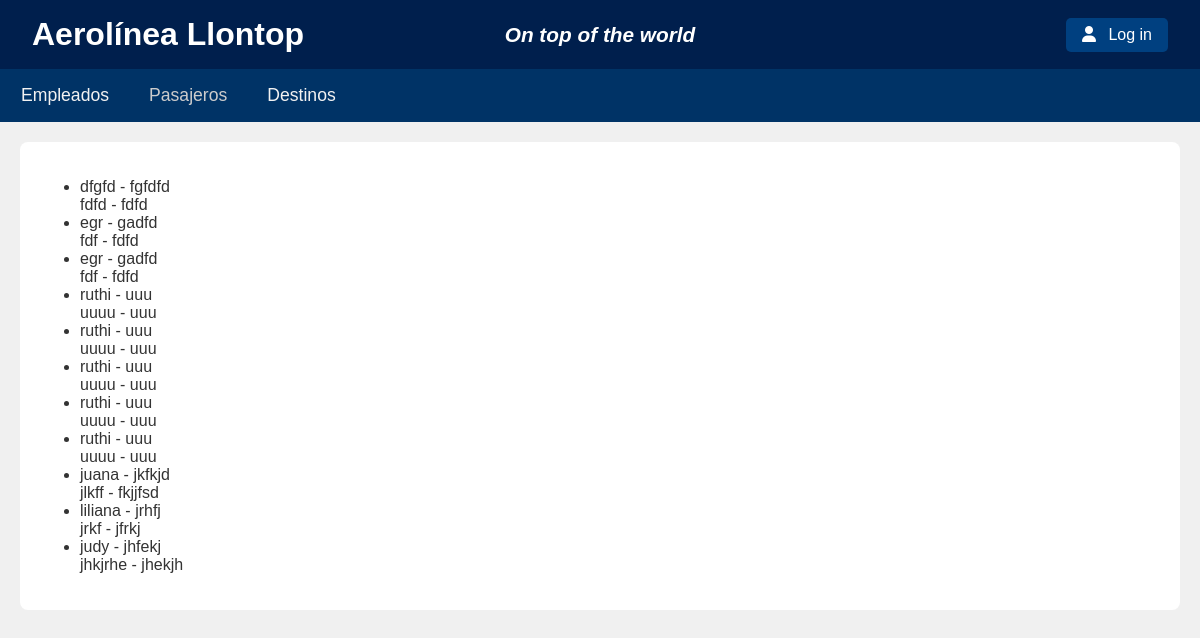
The app's page /pasajeros/lista/, older data.
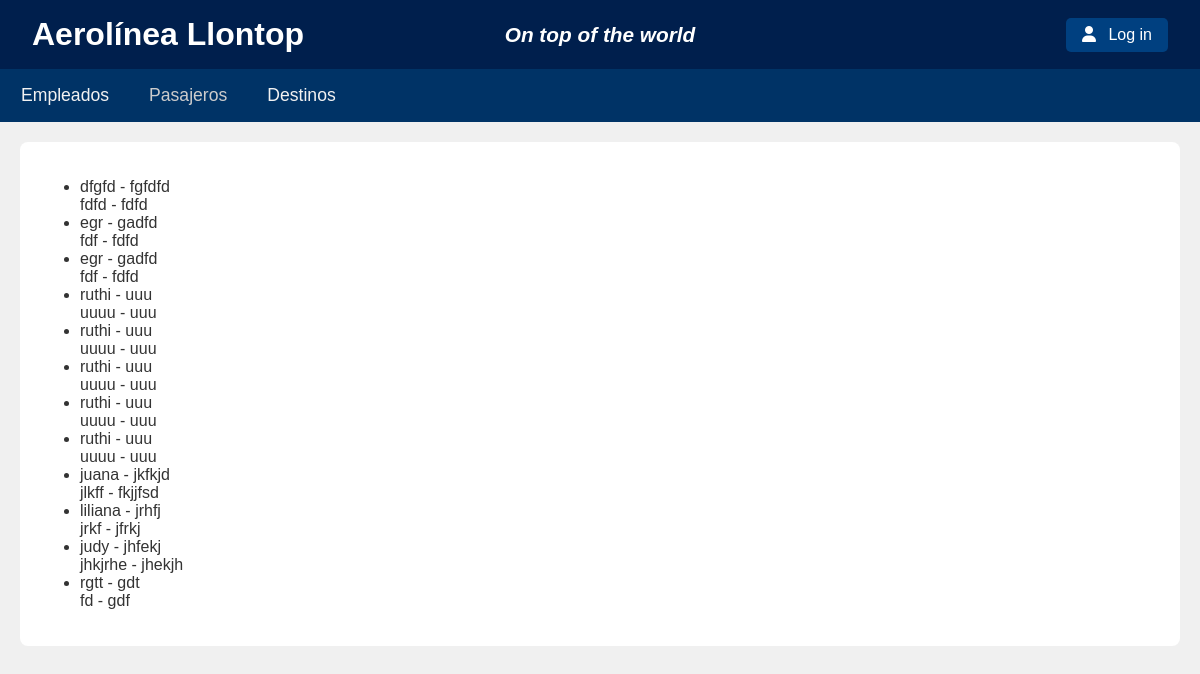
The same page, newer data.
### pasajeros/models.py (models this page shows, shortened)
class Pasajeros(models.Model):
    nombrepax = models.CharField(max_length=50)
    email = models.CharField(max_length=50)
    viajero_frecuente = models.CharField(max_length=50)
    status = models.CharField(max_length=50)

### pasajeros/views.py (the view)
# urls.py: path('lista/', lista_pasajeros, name='lista-pasajeros'),
def lista_pasajeros(request):
    modelos = Pasajeros.objects.all()
    contexto = {
        "pasajeros": modelos
    }
    return render(request, 'pasajeros/lista-pasajeros.html', context=contexto)

### pasajeros/templates/pasajeros/lista-pasajeros.html (shortened to what this page needs)
{% extends 'pasajeros/base.html' %}
{% block aerolinea %}
<div>
    <ul>
        {% for pasajero in pasajeros %}
            <li>{{ pasajero.nombrepax }} - {{pasajero.email}} </li>
            {{pasajero.status}} - {{pasajero.viajero_frecuente}}
        {% endfor %}
    </ul>
</div>
{% endblock %}

Row changes from the older to the newer data that the page shows:
added Pasajeros: nombrepax "rgtt", email "gdt", status "fd", viajero_frecuente "gdf"
